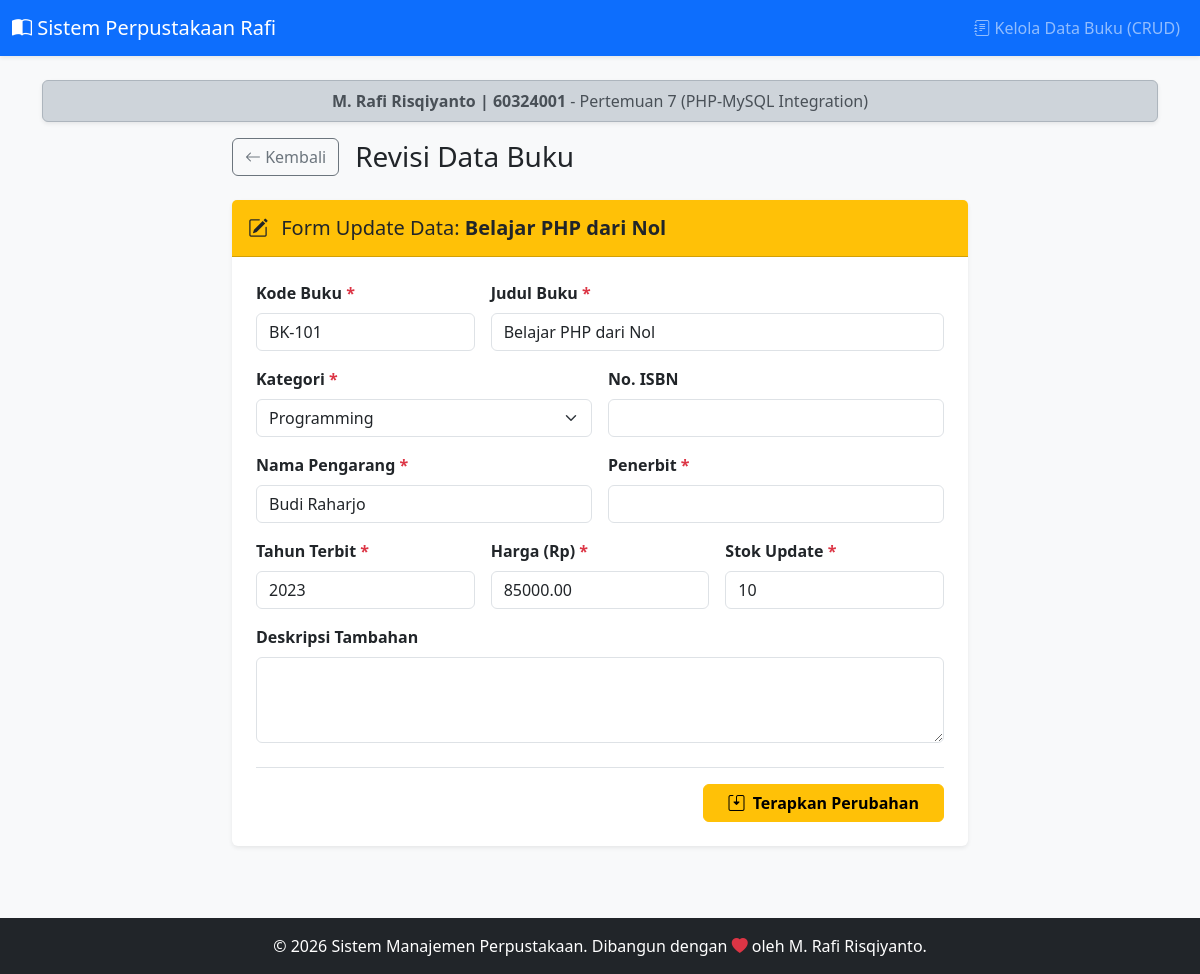
Screenshot of /modules/buku/edit.php?id=1 with the database file from the repository.
### tables this page shows
CREATE TABLE buku (
    id_buku INT AUTO_INCREMENT PRIMARY KEY,
    kode_buku VARCHAR(20) UNIQUE NOT NULL,
    judul VARCHAR(200) NOT NULL,
    id_kategori INT NOT NULL,
    id_penerbit INT NOT NULL,
    id_rak INT,  
    pengarang VARCHAR(100) NOT NULL,
    tahun_terbit INT NOT NULL,
    isbn VARCHAR(20),
    harga DECIMAL(10,2) NOT NULL,
    stok INT NOT NULL DEFAULT 0,
    is_deleted BOOLEAN DEFAULT FALSE,
    created_at TIMESTAMP DEFAULT CURRENT_TIMESTAMP,
    updated_at TIMESTAMP DEFAULT CURRENT_TIMESTAMP ON UPDATE CURRENT_TIMESTAMP,
    FOREIGN KEY (id_kategori) REFERENCES kategori_buku(id_kategori),
    FOREIGN KEY (id_penerbit) REFERENCES penerbit(id_penerbit),
    FOREIGN KEY (id_rak) REFERENCES rak(id_rak)
);

### modules/buku/edit.php (the view, shortened to what this page needs)
<?php
require_once '../../config/database.php';
require_once '../../includes/header.php';
$id_buku = (int)$_GET['id'];
if ($_SERVER['REQUEST_METHOD'] == 'GET') {
    $stmt = $conn->prepare("SELECT * FROM buku WHERE id_buku = ?");
    $stmt->bind_param("i", $id_buku);
    $stmt->execute();
    $result = $stmt->get_result();
    $buku = $result->fetch_assoc();
    $kode_buku = $buku['kode_buku'];
    $judul = $buku['judul'];
    $kategori = $buku['kategori'];
    $pengarang = $buku['pengarang'];
    $penerbit = $buku['penerbit'];
    $tahun = $buku['tahun_terbit'];
    $isbn = $buku['isbn'];
    $harga = $buku['harga'];
    $stok = $buku['stok'];
    $deskripsi = $buku['deskripsi'];
}
?>
<div class="container mb-5">
    <div class="row justify-content-center">
        <div class="col-lg-8">
            <div class="d-flex align-items-center mb-4">
                <a href="index.php" class="btn btn-outline-secondary me-3"><i class="bi bi-arrow-left"></i> Kembali</a>
                <h3 class="mb-0">Revisi Data Buku</h3>
            </div>
            <div class="card shadow-sm border-0">
                <div class="card-header bg-warning text-dark py-3">
                    <h5 class="mb-0"><i class="bi bi-pencil-square me-2"></i> Form Update Data: <strong><?php echo htmlspecialchars($judul); ?></strong></h5>
                </div>
                <div class="card-body p-4">
                    <form method="POST" action="">
                        <div class="row g-3">
                            <div class="col-md-4">
                                <label class="form-label fw-bold">Kode Buku <span class="text-danger">*</span></label>
                                <input type="text" class="form-control" name="kode_buku" value="<?php echo htmlspecialchars($kode_buku); ?>" required>
                            </div>
                            <div class="col-md-8">
                                <label class="form-label fw-bold">Judul Buku <span class="text-danger">*</span></label>
                                <input type="text" class="form-control" name="judul" value="<?php echo htmlspecialchars($judul); ?>" required>
                            </div>
                            <div class="col-md-6">
                                <label class="form-label fw-bold">Kategori <span class="text-danger">*</span></label>
                                <select class="form-select" name="kategori" required>
                                    <option value="Programming" <?php echo ($kategori == 'Programming') ? 'selected' : ''; ?>>Programming</option>
                                </select>
                            </div>
                            <div class="col-md-6">
                                <label class="form-label fw-bold">No. ISBN</label>
                                <input type="text" class="form-control" name="isbn" value="<?php echo htmlspecialchars($isbn); ?>">
                            </div>
                            <div class="col-md-6">
                                <label class="form-label fw-bold">Nama Pengarang <span class="text-danger">*</span></label>
                                <input type="text" class="form-control" name="pengarang" value="<?php echo htmlspecialchars($pengarang); ?>" required>
                            </div>
                            <div class="col-md-6">
                                <label class="form-label fw-bold">Penerbit <span class="text-danger">*</span></label>
                                <input type="text" class="form-control" name="penerbit" value="<?php echo htmlspecialchars($penerbit); ?>" required>
                            </div>
                            <div class="col-md-4">
                                <label class="form-label fw-bold">Tahun Terbit <span class="text-danger">*</span></label>
                                <input type="number" class="form-control" name="tahun" value="<?php echo htmlspecialchars($tahun); ?>" min="1900" max="<?php echo date('Y'); ?>" required>
                            </div>
                            <div class="col-md-4">
                                <label class="form-label fw-bold">Harga (Rp) <span class="text-danger">*</span></label>
                                <input type="number" class="form-control" name="harga" value="<?php echo htmlspecialchars($harga); ?>" min="0" required>
                            </div>
                            <div class="col-md-4">
                                <label class="form-label fw-bold">Stok Update <span class="text-danger">*</span></label>
                                <input type="number" class="form-control" name="stok" value="<?php echo htmlspecialchars($stok); ?>" min="0" required>
                            </div>
                            <div class="col-12">
                                <label class="form-label fw-bold">Deskripsi Tambahan</label>
                                <textarea class="form-control" name="deskripsi" rows="3"><?php echo htmlspecialchars($deskripsi); ?></textarea>
                            </div>
                        </div>
                        <div class="mt-4 pt-3 border-top d-flex justify-content-end">
                            <button type="submit" class="btn btn-warning px-4 fw-bold"><i class="bi bi-save2 me-1"></i> Terapkan Perubahan</button>
                        </div>
                    </form>
                </div>
            </div>
        </div>
    </div>
</div>
<?php
require_once '../../includes/footer.php';
?>

### includes/header.php (style rules this page uses)
body { min-height: 100vh; display: flex; flex-direction: column; background-color: #f8f9fa; }

### rows the page displays
buku: judul "Belajar PHP dari Nol", kode_buku "BK-101", pengarang "Budi Raharjo", tahun "2023", harga "85000.00", stok "10"
